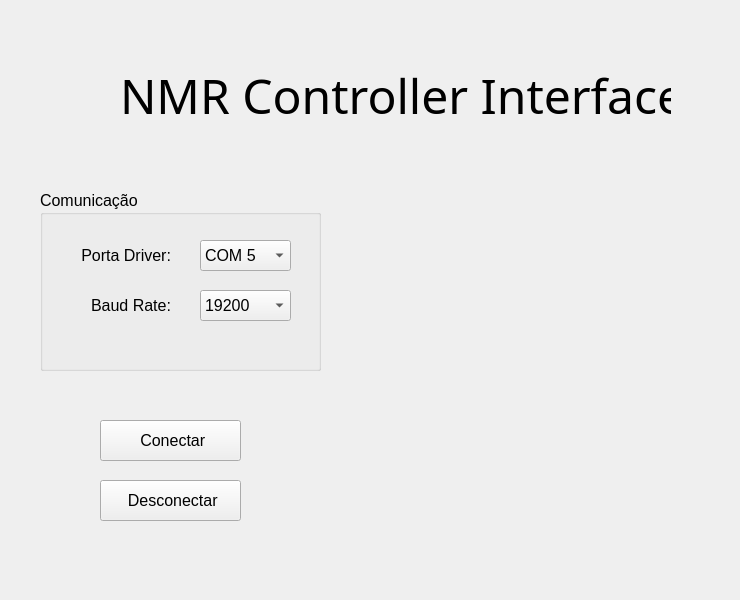
    <widget class="QWidget" name="tab">
     <attribute name="icon">
      <iconset>
       <normaloff>../../../bobinona/imagens/cable.png</normaloff>../../../bobinona/imagens/cable.png</iconset>
     </attribute>
     <attribute name="title">
      <string>Conexão</string>
     </attribute>
     <widget class="QPushButton" name="pb_Conectar">
      <property name="geometry">
       <rect>
        <x>100</x>
        <y>420</y>
        <width>141</width>
        <height>41</height>
       </rect>
      </property>
      <property name="font">
       <font>
        <pointsize>12</pointsize>
       </font>
      </property>
      <property name="text">
       <string> Conectar</string>
      </property>
      <property name="icon">
       <iconset>
        <normaloff>../../../bobinona/imagens/Power_On.png</normaloff>../../../bobinona/imagens/Power_On.png</iconset>
      </property>
      <property name="iconSize">
       <size>
        <width>23</width>
        <height>23</height>
       </size>
      </property>
     </widget>
     <widget class="QGroupBox" name="groupBox">
      <property name="geometry">
       <rect>
        <x>40</x>
        <y>190</y>
        <width>281</width>
        <height>181</height>
       </rect>
      </property>
      <property name="font">
       <font>
        <pointsize>12</pointsize>
       </font>
      </property>
      <property name="title">
       <string>Comunicação</string>
      </property>
      <widget class="QLabel" name="ptdriver_label">
       <property name="geometry">
        <rect>
         <x>10</x>
         <y>50</y>
         <width>121</width>
         <height>31</height>
        </rect>
       </property>
       <property name="text">
        <string>Porta Driver:</string>
       </property>
       <property name="alignment">
        <set>Qt::AlignRight|Qt::AlignTrailing|Qt::AlignVCenter</set>
       </property>
      </widget>
      <widget class="QComboBox" name="cb_portadriver">
       <property name="geometry">
        <rect>
         <x>160</x>
         <y>50</y>
         <width>91</width>
         <height>31</height>
        </rect>
       </property>
       <property name="currentIndex">
        <number>4</number>
       </property>
       <item>
        <property name="text">
         <string>COM 1</string>
        </property>
       </item>
       <item>
        <property name="text">
         <string>COM 2</string>
        </property>
       </item>
       <item>
        <property name="text">
         <string>COM 3</string>
        </property>
       </item>
       <item>
        <property name="text">
         <string>COM 4</string>
        </property>
       </item>
       <item>
        <property name="text">
         <string>COM 5</string>
        </property>
       </item>
       <item>
        <property name="text">
         <string>COM 6</string>
        </property>
       </item>
       <item>
        <property name="text">
         <string>COM 7</string>
        </property>
       </item>
       <item>
        <property name="text">
         <string>COM 8</string>
        </property>
       </item>
       <item>
        <property name="text">
         <string>COM 9</string>
        </property>
       </item>
       <item>
        <property name="text">
         <string>COM 10</string>
        </property>
       </item>
       <item>
        <property name="text">
         <string>COM 11</string>
        </property>
       </item>
      </widget>
      <widget class="QLabel" name="bdrate_label">
       <property name="geometry">
        <rect>
         <x>10</x>
         <y>100</y>
         <width>121</width>
         <height>31</height>
        </rect>
       </property>
       <property name="text">
        <string>Baud Rate:</string>
       </property>
       <property name="alignment">
        <set>Qt::AlignRight|Qt::AlignTrailing|Qt::AlignVCenter</set>
       </property>
      </widget>
      <widget class="QComboBox" name="cb_baudrate">
       <property name="geometry">
        <rect>
         <x>160</x>
         <y>100</y>
         <width>91</width>
         <height>31</height>
        </rect>
       </property>
       <property name="currentIndex">
        <number>6</number>
       </property>
       <item>
        <property name="text">
         <string>300</string>
        </property>
       </item>
       <item>
        <property name="text">
         <string>600</string>
        </property>
       </item>
       <item>
        <property name="text">
         <string>1200</string>
        </property>
       </item>
       <item>
        <property name="text">
         <string>2400</string>
        </property>
       </item>
       <item>
        <property name="text">
         <string>4800</string>
        </property>
       </item>
       <item>
        <property name="text">
         <string>9600</string>
        </property>
       </item>
       <item>
        <property name="text">
         <string>19200</string>
        </property>
       </item>
      </widget>
     </widget>
     <widget class="QLabel" name="Titulo">
      <property name="geometry">
       <rect>
        <x>120</x>
        <y>50</y>
        <width>551</width>
        <height>91</height>
       </rect>
      </property>
      <property name="font">
       <font>
        <family>Leelawadee</family>
        <pointsize>36</pointsize>
        <weight>50</weight>
        <italic>false</italic>
        <bold>false</bold>
        <strikeout>false</strikeout>
       </font>
      </property>
      <property name="text">
       <string>NMR Controller Interface</string>
      </property>
     </widget>
     <widget class="QLabel" name="LNLS_logo">
      <property name="geometry">
       <rect>
        <x>400</x>
        <y>200</y>
        <width>331</width>
        <height>191</height>
       </rect>
      </property>
      <property name="text">
       <string/>
      </property>
      <property name="pixmap">
       <pixmap>../../../bobinona/imagens/lnls sirius logo.png</pixmap>
      </property>
      <property name="scaledContents">
       <bool>true</bool>
      </property>
     </widget>
     <widget class="QLabel" name="CNPEM_logo">
      <property name="geometry">
       <rect>
        <x>400</x>
        <y>400</y>
        <width>331</width>
        <height>191</height>
       </rect>
      </property>
      <property name="text">
       <string/>
      </property>
      <property name="pixmap">
       <pixmap>../../../../Imagens/logoCNPEM2.qrc.png</pixmap>
      </property>
      <property name="scaledContents">
       <bool>true</bool>
      </property>
     </widget>
     <widget class="QPushButton" name="pb_Desconectar">
      <property name="geometry">
       <rect>
        <x>100</x>
        <y>480</y>
        <width>141</width>
        <height>41</height>
       </rect>
      </property>
      <property name="font">
       <font>
        <pointsize>12</pointsize>
       </font>
      </property>
      <property name="text">
       <string> Desconectar</string>
      </property>
      <property name="icon">
       <iconset>
        <normaloff>../../../bobinona/imagens/Power_Off.png</normaloff>../../../bobinona/imagens/Power_Off.png</iconset>
      </property>
      <property name="iconSize">
       <size>
        <width>23</width>
        <height>23</height>
       </size>
      </property>
     </widget>
    </widget>
